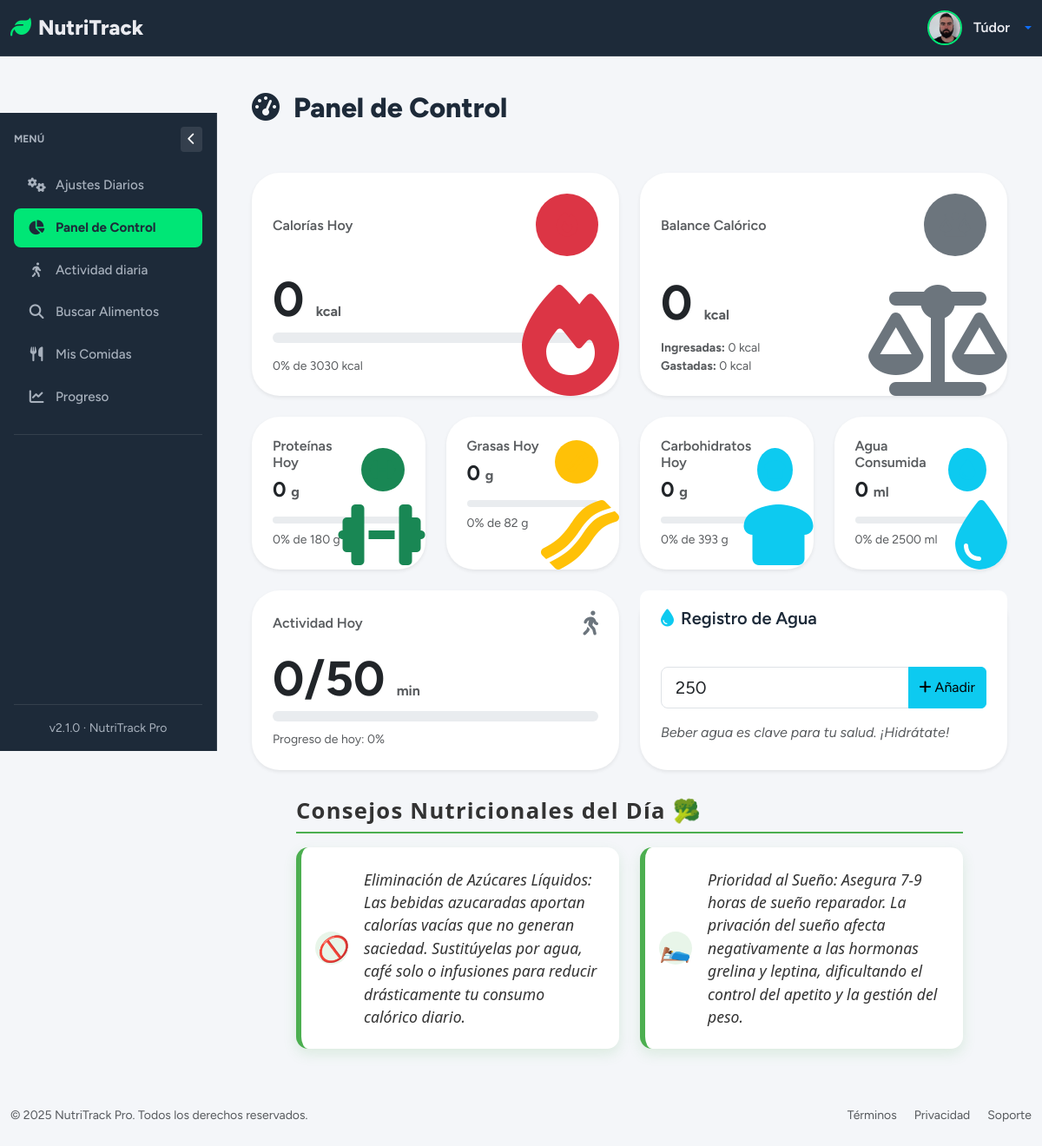
Before: /dashboard (signed in) with the older database file.
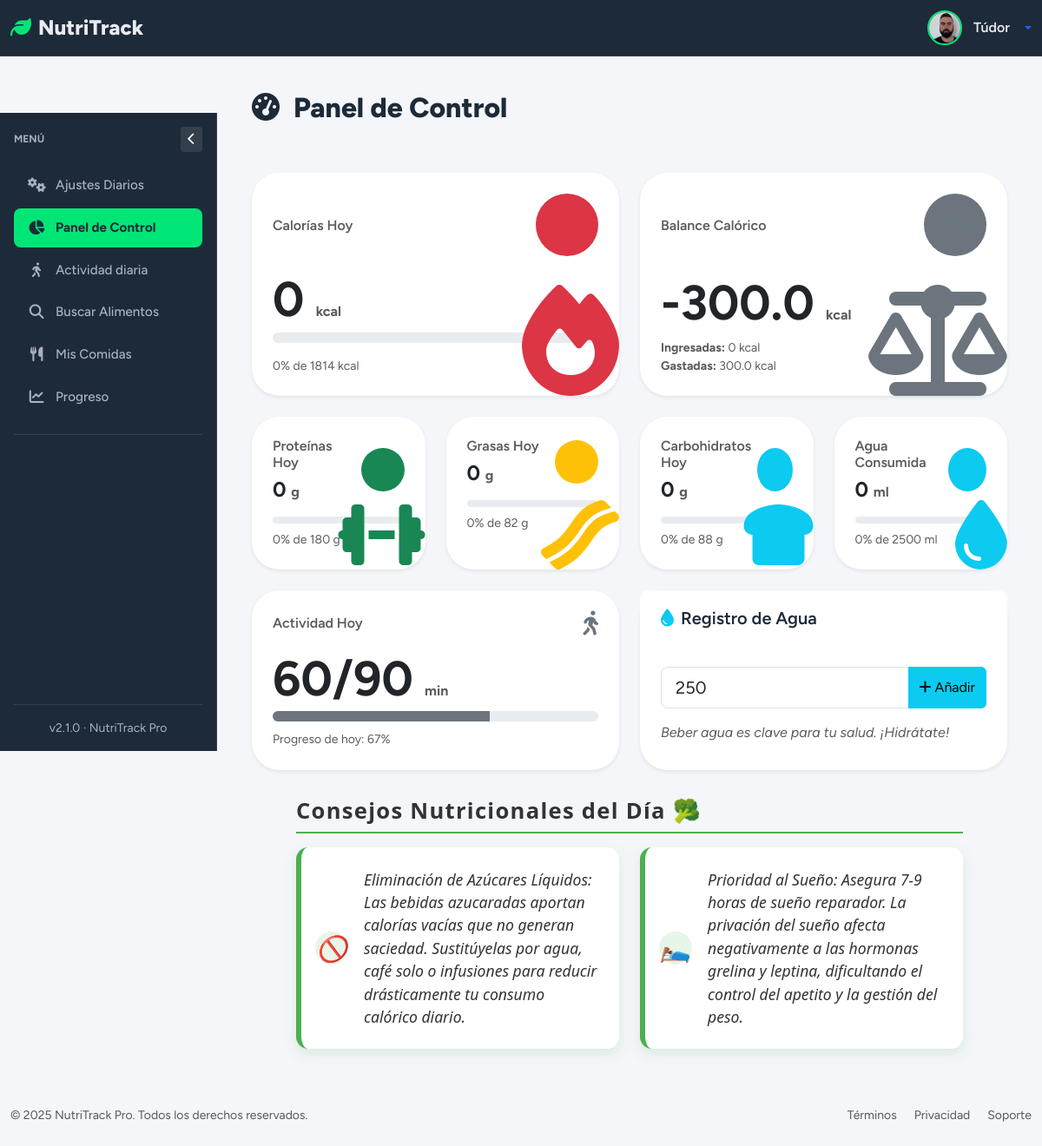
After: the same page with the newer database file.
### tables this page shows
CREATE TABLE "user_goals" (
	"user_id"	INTEGER,
	"daily_calories"	INTEGER DEFAULT 2000,
	"daily_proteins"	INTEGER DEFAULT 50,
	"daily_water"	INTEGER DEFAULT 2,
	"daily_activity"	INTEGER, calories_consumed REAL DEFAULT 0, proteins_consumed REAL DEFAULT 0, fats_consumed REAL DEFAULT 0, carbs_consumed REAL DEFAULT 0, created_at TEXT, updated_at TEXT, water_consumed REAL DEFAULT 0, daily_fats REAL DEFAULT 60, daily_carbs REAL DEFAULT 60, weight REAL, height INTEGER, age INTEGER, gender TEXT, goal TEXT,
	PRIMARY KEY("user_id"),
	FOREIGN KEY("user_id") REFERENCES "loggin"("id")
);

### app/controllers/DashboardController.py (the view, shortened to what this page needs)
@app.route('/dashboard')
@login_required
def dashboard():
    logging.debug(f"Accediendo a la ruta /dashboard para el usuario: {current_user.id}")
    with get_db_cursor() as cur:
        cur.execute("SELECT * FROM user_goals WHERE user_id = ?", (current_user.id,))
        goals_raw = cur.fetchone()
        logging.debug(f"Datos de 'user_goals' recuperados de la DB (raw): {goals_raw}")
        if not goals_raw:
            flash('Por favor, completa tu configuración inicial para empezar.', 'warning')
            return redirect(url_for('settings'))
        goals = dict(goals_raw)
        logging.debug(f"Datos de 'user_goals' después de la conversión a dict: {goals}")
        required_fields_for_dashboard = [
            'weight', 'height', 'age', 'gender', 'goal',
            'daily_calories', 'daily_proteins', 'daily_fats', 'daily_carbs',
            'daily_water', 'daily_activity'
        ]
        cur.execute("""
            SELECT SUM(calories) as calories,
                   SUM(proteins) as proteins,
                   SUM(fats) as fats,
                   SUM(carbs) as carbs
            FROM food_entries
            WHERE user_id = ? AND date(date) = date('now')
        """, (current_user.id,))
        today_stats = dict(cur.fetchone() or {'calories': 0, 'proteins': 0, 'fats': 0, 'carbs': 0})
        today_stats = {k: (v if v is not None else 0) for k, v in today_stats.items()}
        logging.debug(f"Estadísticas de alimentos de hoy (normalizadas): {today_stats}")
        today_calories = today_stats.get('calories', 0)
        today_proteins = today_stats.get('proteins', 0)
        today_fats = today_stats.get('fats', 0)
        today_carbs = today_stats.get('carbs', 0)
        burned_calories = get_total_calories_burned_today(current_user.id)
        net_calories = today_calories - burned_calories
        logging.debug(f"Calorías netas: {net_calories}, Quemadas: {burned_calories}, Consumidas: {today_calories}")
        cur.execute("""
            SELECT food_name, calories, proteins, fats, carbs, date
            FROM food_entries
            WHERE user_id = ?
            ORDER BY date DESC, created_at DESC
            LIMIT 5
        """, (current_user.id,))
        recent_foods = cur.fetchall()
        logging.debug(f"Alimentos recientes: {recent_foods}")
    activity_minutes = get_total_activity_minutes_today(current_user.id)
    today_stats['activity'] = activity_minutes
    daily_activity = goals.get('daily_activity') or 35
    activity_percentage = min(100, (activity_minutes / daily_activity) * 100) if daily_activity > 0 else 0
    daily_calories = goals.get('daily_calories') or 2000
    daily_proteins = goals.get('daily_proteins') or 50
    daily_fats = goals.get('daily_fats') or 60
    daily_carbs = goals.get('daily_carbs') or 250
    daily_water_ml = (goals.get('daily_water') or 2) * 1000
    water_consumed_ml = goals.get('water_consumed') or 0
    calories_percentage = min(100, (today_calories / daily_calories) * 100) if daily_calories > 0 else 0
    proteins_percentage = min(100, (today_proteins / daily_proteins) * 100) if daily_proteins > 0 else 0
    fats_percentage = min(100, (today_fats / daily_fats) * 100) if daily_fats > 0 else 0
    carbs_percentage = min(100, (today_carbs / daily_carbs) * 100) if daily_carbs > 0 else 0
    water_percentage = min(100, (water_consumed_ml / daily_water_ml) * 100) if daily_water_ml > 0 else 0
    prefs = get_user_preferences(current_user.id)
    tips_to_show = random.sample(nutritional_tips, k=min(2, len(nutritional_tips))) if prefs and prefs.get("auto_suggestions") else []
    return render_template('Dashboard/dashboard.html',
        goals=goals,
        today_stats=today_stats,
        recent_foods=recent_foods,
        calories_percentage=round(calories_percentage, 1),
        proteins_percentage=round(proteins_percentage, 1),
        fats_percentage=round(fats_percentage, 1),
        carbs_percentage=round(carbs_percentage, 1),
        water_percentage=round(water_percentage, 1),
        water_consumed_ml=water_consumed_ml,
        activity_minutes=activity_minutes,
        activity_percentage=round(activity_percentage, 1),
        net_calories=net_calories,
        burned_calories=burned_calories,
        calories_in=today_calories,
        tips=tips_to_show
    )

### app/__init__.py (called while the page is built)
def get_locale():
    user_lang = session.get('user_lang')
    supported = ['es', 'en', 'fr']  # o usa app.config['BABEL_SUPPORTED_LOCALES']
    if user_lang in supported:
        return user_lang
    return request.accept_languages.best_match(supported)

@login_manager.user_loader
def load_user(user_id):
    return User.get_by_id(user_id)

@app.after_request
def add_security_headers(response):
    response.headers['Cache-Control'] = 'no-cache, no-store, must-revalidate, max-age=0'
    response.headers['Pragma'] = 'no-cache'
    response.headers['Expires'] = '0'
    response.headers['X-Content-Type-Options'] = 'nosniff'
    return response

### app/conexion.py (called while the page is built)
@contextmanager
def get_db_connection():
    conn = sqlite3.connect(DATABASE)
    conn.row_factory = sqlite3.Row  # Esto permite acceso como diccionario
    try:
        yield conn
    finally:
        conn.close()

@contextmanager
def get_db_cursor():
    with get_db_connection() as conn:
        cursor = conn.cursor()
        try:
            yield cursor
            conn.commit()
        except:
            conn.rollback()
            raise

### app/models/ActivityModel.py (called while the page is built)
def get_db_connection():
    conn = sqlite3.connect(DATABASE)
    conn.row_factory = sqlite3.Row
    return conn

### app/templates/Dashboard/dashboard.html (shortened to what the changed rows need)
{% extends "base.html" %}
{% block section %}
<div class="d-flex justify-content-between align-items-center mb-5">
  <h1 class="page-title">
    <i class="fas fa-tachometer-alt me-3" aria-hidden="true"></i>{{ _('Panel de Control') }}
  </h1>
</div>
{% set have_goals = (goals and (goals.daily_calories or goals.daily_proteins or goals.daily_fats or goals.daily_carbs or goals.daily_water)) %}
<div class="row g-4 mb-4">
  <div class="col-lg-6">
    <div class="card shadow-sm border-0 rounded-5 h-100 position-relative overflow-hidden" role="region" aria-labelledby="calorias-hoy-heading">
      <div class="card-body d-flex flex-column justify-content-between">
        <div class="d-flex justify-content-between align-items-center mb-3">
          <h6 id="calorias-hoy-heading" class="text-muted fw-semibold mb-0">{{ _('Calorías Hoy') }}</h6>
          <div class="icon-circle bg-danger bg-opacity-15 d-flex align-items-center justify-content-center rounded-circle" style="width:72px; height:72px; cursor:pointer;" aria-hidden="true">
          </div>
        </div>
        <h2 class="fw-bold display-4 mb-1" aria-live="polite">
          {{ (today_stats.calories|default(0))|round(0)|int }} <small class="text-muted fs-6">{{ _('kcal') }}</small>
        </h2>
        {% set cal_pct = [calories_percentage|default(0), 100]|min %}
        <div class="progress rounded-pill" style="height: 12px;">
        </div>
        <small class="text-muted d-block mt-3">
          {{ cal_pct|round(0)|int }}% {{ _('de') }} {{ goals.daily_calories|default(0)|round(0)|int }} {{ _('kcal') }}
        </small>
      </div>
    </div>
  </div>
  <div class="col-lg-6">
    <div class="card shadow-sm border-0 rounded-5 h-100 position-relative overflow-hidden" role="region" aria-labelledby="balance-calorico-heading">
      <div class="card-body d-flex flex-column justify-content-between">
        <div class="d-flex justify-content-between align-items-center mb-3">
          <h6 id="balance-calorico-heading" class="text-muted fw-semibold mb-0">{{ _('Balance Calórico') }}</h6>
          <div class="icon-circle bg-secondary bg-opacity-15 d-flex align-items-center justify-content-center rounded-circle" style="width:72px; height:72px; cursor:pointer;" aria-hidden="true">
          </div>
        </div>
        <h2 class="fw-bold display-4 mb-1" aria-live="polite">
          {{ (net_calories|default(0))|round(1) }} <small class="text-muted fs-6">{{ _('kcal') }}</small>
        </h2>
        <div class="small text-muted" role="group" aria-label="{{ _('Detalle de balance calórico') }}">
          <div><strong>{{ _('Ingresadas:') }}</strong> {{ (calories_in|default(0))|round(1) }} {{ _('kcal') }}</div>
          <div><strong>{{ _('Gastadas:') }}</strong> {{ (burned_calories|default(0))|round(1) }} {{ _('kcal') }}</div>
        </div>
      </div>
    </div>
  </div>
</div>
<div class="row g-4 mb-4">
  {% for macro in macros %}
  {% set pct = [macro.percentage, 100]|min %}
  <div class="col-6 col-md-3">
    <div class="card shadow-sm border-0 rounded-5 h-100 position-relative overflow-hidden" role="region" aria-labelledby="macro-{{ loop.index }}-title">
      <div class="card-body">
        <div class="d-flex justify-content-between align-items-center mb-3">
          <div>
            <h6 id="macro-{{ loop.index }}-title" class="text-muted fw-semibold mb-2">{{ macro.title }}</h6>
            <h4 class="fw-bold mb-0" aria-live="polite">
              {{ (macro.value|default(0))|round(0)|int }} <small class="text-muted fs-6">{{ macro.unit }}</small>
            </h4>
          </div>
          <div class="icon-circle bg-{{ macro.color }} bg-opacity-15 d-flex align-items-center justify-content-center rounded-circle" style="width:50px; height:50px;" aria-hidden="true">
            <i class="fas {{ macro.icon }} text-{{ macro.color }} fs-4"></i>
          </div>
        </div>
        <div class="progress rounded-pill" style="height: 8px;">
        </div>
        <small class="text-muted d-block mt-2">
          {{ pct|round(0)|int }}% {{ _('de') }} {{ (macro.goal|default(0))|round(0)|int }} {{ macro.unit }}
        </small>
      </div>
      <div class="position-absolute bottom-0 end-0 opacity-10" style="font-size: 5rem; line-height: 0.8; color: var(--bs-{{ macro.color }}); user-select:none; pointer-events:none;" aria-hidden="true">
        <i class="fas {{ macro.icon }}"></i>
      </div>
    </div>
  </div>
  {% endfor %}
</div>
<div class="row g-4">
  <div class="col-md-6">
    <div class="card shadow-sm border-0 rounded-5 h-100" role="region" aria-labelledby="actividad-hoy-heading">
      <div class="card-body">
        <div class="d-flex justify-content-between align-items-center mb-3">
          <h6 id="actividad-hoy-heading" class="text-muted fw-semibold mb-0">{{ _('Actividad Hoy') }}</h6>
          <i class="fas fa-walking text-secondary fs-3" aria-hidden="true"></i>
        </div>
        <h2 class="fw-bold display-4 mb-1" aria-live="polite">
          {{ (activity_minutes|default(0))|round(0)|int }}/{{ (goals.daily_activity|default(0))|round(0)|int }}
          <small class="text-muted fs-6">{{ _('min') }}</small>
        </h2>
        {% set act_pct = [activity_percentage|default(0), 100]|min %}
        <div class="progress rounded-pill mb-2" style="height: 12px;">
          <div class="progress-bar bg-secondary"
               style="width: {{ act_pct }}%"
               role="progressbar"
               aria-valuenow="{{ act_pct }}"
               aria-valuemin="0"
               aria-valuemax="100"
               aria-valuetext="{{ act_pct }}%">
          </div>
        </div>
        <small class="text-muted">
          {{ _('Progreso de hoy:') }} {{ act_pct|round(0)|int }}%
        </small>
      </div>
    </div>
  </div>
</div>
{% endblock %}

Changed rows visible on the page:
changed user_goals: daily_calories "3030" → "1814"; daily_carbs "393" → "88"; daily_activity "50" → "90"
Other visible differences:
{{ (net_calories|default(0))|round(1) }}: "0" → "-300.0"
{{ (burned_calories|default(0))|round(1) }}: "0" → "300.0"
{{ (activity_minutes|default(0))|round(0)|int }}: "0" → "60"
{{ act_pct|round(0)|int }}: "0" → "67"
